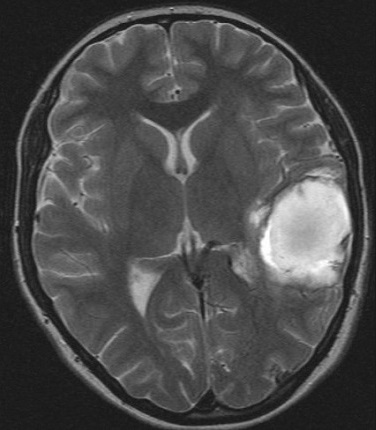
#> input picture IZ/insult.jpg, 376 x 430 px
$ python find_countr.py
#> lines starting #> are read from the running program, lines starting #| are printed output that depends on the picture; after the words box and inside, x2 and y2 are one past the last pixel; in counts of white or black regions, pixels touching at a corner belong together
import cv2
import numpy as np

def contour_detection(image_path):
    # Загрузка изображения в оттенках серого
#> called with image_path = 'insult.jpg'
    image = cv2.imread(image_path, cv2.IMREAD_GRAYSCALE)
#> image is the input picture: shape (430, 376); min 15, max 255, mean 74.4

    # Применение бинаризации для выделения объектов
    _, binary_image = cv2.threshold(image, 128, 255, cv2.THRESH_BINARY)
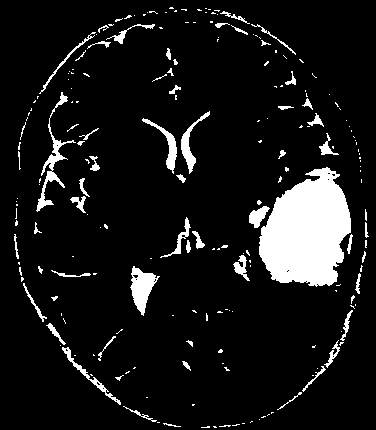
#> binary_image: shape (430, 376); 9.2% white; 209 white regions (149 under 20 px)

    # Поиск контуров в бинарном изображении
    contours, _ = cv2.findContours(binary_image, cv2.RETR_EXTERNAL, cv2.CHAIN_APPROX_SIMPLE)
#> contours = 209 contours, 167 with area under 20; largest, box (x1, y1, x2, y2) and area: (259, 167, 351, 287) 7588, (130, 266, 160, 316) 682, (36, 92, 76, 212) 538, (181, 111, 210, 174) 342, (142, 118, 177, 174) 334

    # Создание копии изображения для отображения контуров
    image_with_contours = cv2.cvtColor(image, cv2.COLOR_GRAY2BGR)

    # Рисование контуров на изображении
    cv2.drawContours(image_with_contours, contours, -1, (0, 255, 0), 2)
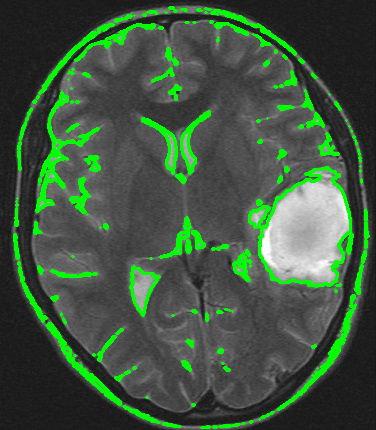
#> image_with_contours: shape (430, 376, 3); 8.88% of pixels changed, all inside (x1, y1, x2, y2) = (13, 6, 370, 429)

    cv2.imshow("image_with_contours",image_with_contours)
    cv2.waitKey(0)
    cv2.destroyAllWindows()

    # Сохранение изображения с контурами


# Пример использования функции
input_image_path = 'insult.jpg'
contour_detection(input_image_path)

$ run again, with IZ/evil_tumor.jpg copied over IZ/insult.jpg
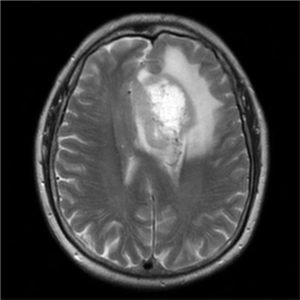
#> input picture IZ/evil_tumor.jpg, 300 x 300 px
#> in contour_detection, image is the input picture: shape (300, 300); min 0, max 255, mean 61.5
#> in contour_detection, `_, binary_image = cv2.threshold(image, 128, 255, cv2.THRESH_BINARY)`:
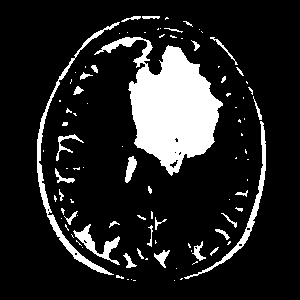
#> binary_image: shape (300, 300); 14.1% white; 96 white regions (62 under 20 px)
#> contours = 96 contours, 72 with area under 20; largest, box (x1, y1, x2, y2) and area: (94, 37, 223, 176) 7781, (37, 22, 120, 275) 1040, (184, 121, 266, 279) 649, (73, 224, 120, 265) 427, (125, 156, 137, 183) 152
#> in contour_detection, `cv2.drawContours(image_with_contours, contours, -1, (0, 255, 0), 2)`:
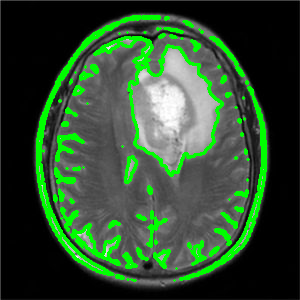
#> image_with_contours: shape (300, 300, 3); 11.33% of pixels changed, all inside (x1, y1, x2, y2) = (36, 15, 267, 282)

$ run again, with IZ/evil_tumor2.jpg copied over IZ/insult.jpg
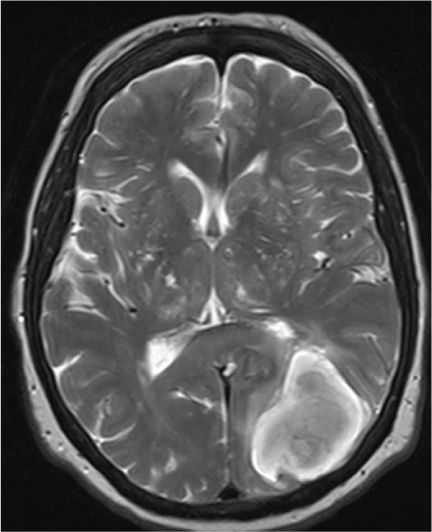
#> input picture IZ/evil_tumor2.jpg, 432 x 532 px
#> in contour_detection, image is the input picture: shape (532, 432); min 6, max 255, mean 81.2
#> in contour_detection, `_, binary_image = cv2.threshold(image, 128, 255, cv2.THRESH_BINARY)`:
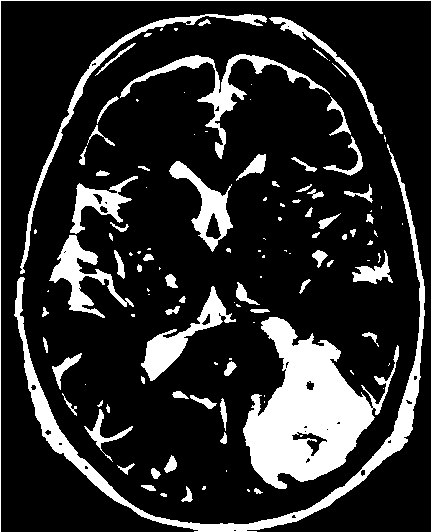
#> binary_image: shape (532, 432); 17.5% white; 122 white regions (53 under 20 px)
#> contours = 121 contours, 66 with area under 20; largest, box (x1, y1, x2, y2) and area: (243, 317, 399, 489) 12694, (14, 144, 425, 532) 6418, (120, 54, 330, 159) 2169, (141, 286, 236, 381) 2018, (169, 161, 233, 252) 1834
#> in contour_detection, `cv2.drawContours(image_with_contours, contours, -1, (0, 255, 0), 2)`:
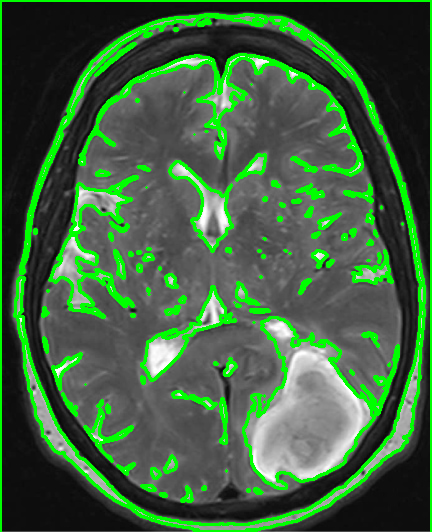
#> image_with_contours: shape (532, 432, 3); 14.43% of pixels changed, all inside (x1, y1, x2, y2) = (0, 0, 432, 532)
